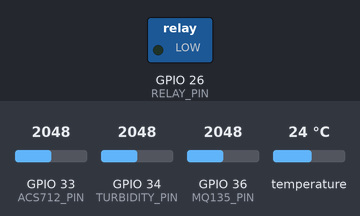
Bench run of a sketch on a simulated ESP32. Shown: switched loads named in the sketch (green lamp = pin HIGH). Inputs (shaded band) come from the test bench; at power-on: GPIO 33 (ACS712_PIN) = 2048, GPIO 34 (TURBIDITY_PIN) = 2048, GPIO 36 (MQ135_PIN) = 2048, temperature 24 °C. WiFi joins after 1.5 s; servers stay silent unless stated; uploads are accepted with an empty reply; what the sketch prints to the serial monitor is not drawn.

Above: at 0.6 s.
At 6.0 s:
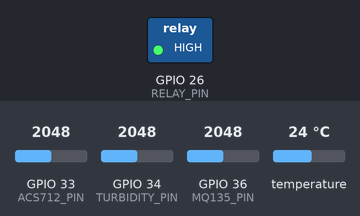
Timing chart, 0 to 7.5 s (numbered marks = the images above):
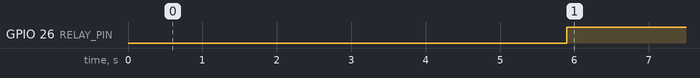

The sketch:

flowguard.ino
```cpp
// ============================================================
//  FlowGuard Pro – ESP32 Sensor Logger
//  Sensors: DS18B20 (temp) | MQ135 (ammonia proxy) |
//           ACS712 (current/UPS) | Turbidity
//  Posts to: /flowguard/api/post-data.php every ~2 seconds
// ============================================================

#include <OneWire.h>
#include <DallasTemperature.h>
#include <WiFi.h>
#include <HTTPClient.h>

// ── Pin Definitions ──────────────────────────────────────────
#define TURBIDITY_PIN       34
#define MQ135_PIN           36
#define ACS712_PIN          33
#define DS18B20_PIN         16
#define RELAY_PIN           26

// ── Constants ────────────────────────────────────────────────
#define VREF                3.3
#define ADC_RESOLUTION      4095
#define ACS712_SENSITIVITY  0.185   // V/A for ACS712-05B
#define ACS712_SAMPLES      500
#define READ_INTERVAL       2000    // ms between full loop cycles
#define CURRENT_THRESHOLD   0.10    // A — below this = no mains power

// ── WiFi & Server ────────────────────────────────────────────
const char* ssid       = "STARLINK2.4G";
const char* password   = "Jesuschrist2025";
const char* serverName = "http://192.168.100.14/flowguard/api/post-data.php";
String      apiKey     = "t74B6554as89";

// ── DS18B20 Setup ────────────────────────────────────────────
OneWire          oneWire(DS18B20_PIN);
DallasTemperature sensors(&oneWire);

// ── ACS712: True RMS Current ─────────────────────────────────
float readCurrentRMS() {
  // Step 1: find zero-current midpoint
  long sum = 0;
  for (int i = 0; i < 500; i++) sum += analogRead(ACS712_PIN);
  int zeroPoint = sum / 500;

  // Step 2: compute RMS
  float squareSum = 0;
  for (int i = 0; i < ACS712_SAMPLES; i++) {
    int   raw     = analogRead(ACS712_PIN);
    float voltage = (raw - zeroPoint) * (VREF / ADC_RESOLUTION);
    float current = voltage / ACS712_SENSITIVITY;
    squareSum    += current * current;
  }
  return sqrt(squareSum / ACS712_SAMPLES);
}

// ── Setup ─────────────────────────────────────────────────────
void setup() {
  Serial.begin(115200);
  delay(500);

  sensors.begin();
  pinMode(RELAY_PIN, OUTPUT);
  digitalWrite(RELAY_PIN, LOW);

  Serial.println("=== FlowGuard Pro – ESP32 Started ===");
  Serial.println("Warming up sensors (3s)...");
  delay(3000);
  Serial.println("Ready!\n");

  // WiFi connect
  Serial.print("Connecting to WiFi: ");
  Serial.println(ssid);
  WiFi.begin(ssid, password);

  int retry = 0;
  while (WiFi.status() != WL_CONNECTED) {
    delay(500);
    Serial.print(".");
    if (++retry > 20) {
      Serial.println("\n❌ WiFi Connection Failed! Will retry in loop.");
      break;
    }
  }

  if (WiFi.status() == WL_CONNECTED) {
    Serial.println("\n✅ WiFi Connected!");
    Serial.print("IP: ");   Serial.println(WiFi.localIP());
    Serial.print("RSSI: "); Serial.print(WiFi.RSSI()); Serial.println(" dBm");
  }
}

// ── Main Loop ─────────────────────────────────────────────────
void loop() {

  // ── 1. Turbidity (SEN0189 / analog) ─────────────────────────
  // Formula: NTU = -1120.4*V² + 5742.3*V - 4352.9  (empirical)
  int   rawTurbidity  = analogRead(TURBIDITY_PIN);
  float voltTurbidity = rawTurbidity * (VREF / ADC_RESOLUTION);
  float ntu           = -1120.4 * sq(voltTurbidity) + 5742.3 * voltTurbidity - 4352.9;
  if (ntu < 0) ntu    = 0;

  // ── 2. MQ135 – Ammonia proxy ─────────────────────────────────
  // ⚠ NOTE: rawMQ135/1000 is a LINEAR approximation (0–4095 → 0–4.095).
  //   For accurate ppm you need: Rs/R0 calibration + gas curve.
  //   Replace with your calibrated formula when sensor is burned-in (24h).
  int   rawMQ135 = analogRead(MQ135_PIN);
  float ammonia  = rawMQ135 / 1000.0;   // rough ppm proxy

  // ── 3. DS18B20 – Water Temperature ───────────────────────────
  sensors.requestTemperatures();
  float tempC = sensors.getTempCByIndex(0);

  // Guard: -127 means sensor is disconnected / not found
  bool tempValid = (tempC > -100.0);
  if (!tempValid) {
    Serial.println("⚠ DS18B20 ERROR – Check wiring on pin 16!");
  }

  // ── 4. ACS712 – Current → UPS/Mains detection ────────────────
  // ⚠ NOTE: oxygen is NOT measured by a physical sensor yet.
  //   It is fixed at 8.0 mg/L (typical well-oxygenated water).
  //   Add a DO sensor (e.g. Atlas Scientific EZO-DO) to replace this.
  float currentA    = readCurrentRMS();
  float oxygenProxy = 8.0;   // TODO: replace with real DO sensor reading

  // ── 5. UPS Relay Logic ────────────────────────────────────────
  bool powerSupplyON = (currentA >= CURRENT_THRESHOLD);
  digitalWrite(RELAY_PIN, powerSupplyON ? LOW : HIGH);

  // Derive fields for POST
  String pump    = powerSupplyON ? "ON"      : "OFF";
  String power   = powerSupplyON ? "MAIN"    : "BATTERY";
  // ⚠ battery% is estimated — add a voltage divider on the LiPo to measure real %.
  int    battery = powerSupplyON ? 100       : 75;

  // ── Serial Debug ─────────────────────────────────────────────
  Serial.println("========================================");
  Serial.printf("Turbidity : %.2f NTU  (raw=%d, V=%.3f)\n", ntu, rawTurbidity, voltTurbidity);
  Serial.printf("MQ135 Raw : %d  → ammonia proxy: %.3f ppm\n", rawMQ135, ammonia);
  Serial.printf("Temp      : %s\n", tempValid ? (String(tempC, 2) + " °C").c_str() : "ERROR");
  Serial.printf("Current   : %.3f A  |  Est. Power: %.2f W\n", currentA, currentA * 220.0);
  Serial.printf("Power Src : %s  |  Relay: %s\n", power.c_str(), powerSupplyON ? "OFF (mains)" : "ON (battery)");
  Serial.println("========================================");

  // ── HTTP POST to Server ───────────────────────────────────────
  if (WiFi.status() == WL_CONNECTED) {

    HTTPClient http;
    http.begin(serverName);
    http.addHeader("Content-Type", "application/x-www-form-urlencoded");

    int    wifiRSSI = WiFi.RSSI();
    String espIP    = WiFi.localIP().toString();

    // Send tempC only if valid; send -127 flag if disconnected so DB can mark INACTIVE
    String postData =
        "api_key="  + apiKey                         +
        "&temp="    + String(tempValid ? tempC : -127.0, 2) +
        "&ammonia=" + String(ammonia, 3)             +
        "&oxygen="  + String(oxygenProxy, 1)         +
        "&turbidity=" + String(ntu, 2)               +   // ✅ NOW SENT
        "&pump="    + pump                           +
        "&power="   + power                          +
        "&battery=" + String(battery)                +
        "&wifi="    + String(wifiRSSI)               +
        "&ip="      + espIP;

    int    httpCode  = http.POST(postData);
    String response  = http.getString();

    Serial.println("=== SERVER RESPONSE ===");
    Serial.printf("HTTP Code : %d\n", httpCode);
    Serial.println(response);

    if (httpCode == 200 && response.indexOf("\"status\":\"success\"") >= 0) {
      Serial.println(response.indexOf("\"rows_affected\":0") >= 0
        ? "⚠ SUCCESS but NO DATA CHANGE"
        : "✅ DATABASE UPDATED");
    } else {
      Serial.println("❌ POST FAILED");
    }
    Serial.println("========================\n");

    http.end();

  } else {
    Serial.println("⚠ WiFi disconnected — attempting reconnect...");
    WiFi.reconnect();
  }

  delay(READ_INTERVAL);
}
```

Measured:
- by itself, GPIO 26 (RELAY_PIN): LOW → HIGH at 5.9 s
